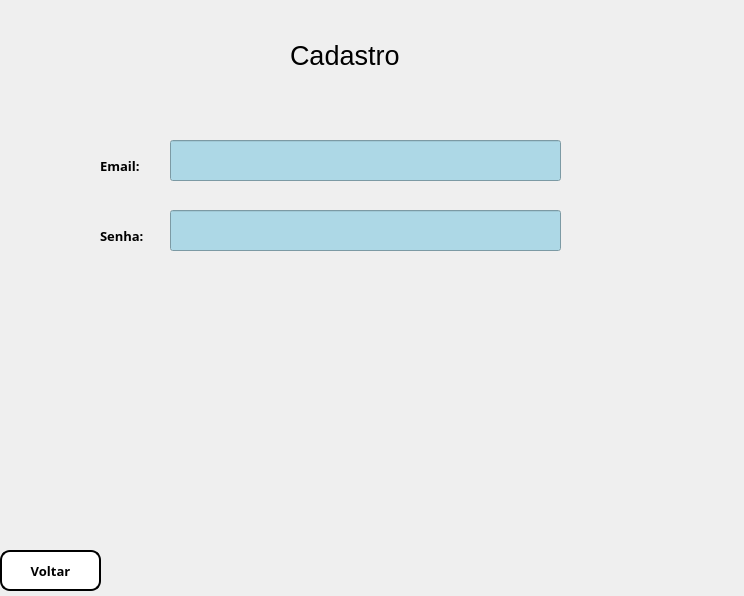
<?xml version="1.0" encoding="UTF-8"?>
<ui version="4.0">
 <class>Form</class>
 <widget class="QWidget" name="Form">
  <property name="geometry">
   <rect>
    <x>0</x>
    <y>0</y>
    <width>744</width>
    <height>596</height>
   </rect>
  </property>
  <property name="windowTitle">
   <string>Form</string>
  </property>
  <widget class="QLabel" name="label">
   <property name="geometry">
    <rect>
     <x>290</x>
     <y>10</y>
     <width>291</width>
     <height>91</height>
    </rect>
   </property>
   <property name="font">
    <font>
     <pointsize>20</pointsize>
    </font>
   </property>
   <property name="text">
    <string>Cadastro</string>
   </property>
  </widget>
  <widget class="QLineEdit" name="traducao">
   <property name="geometry">
    <rect>
     <x>170</x>
     <y>210</y>
     <width>391</width>
     <height>41</height>
    </rect>
   </property>
   <property name="font">
    <font>
     <family>Rockwell Extra Bold</family>
     <pointsize>20</pointsize>
     <weight>75</weight>
     <bold>true</bold>
    </font>
   </property>
   <property name="styleSheet">
    <string notr="true">background-color: lightblue; /* Azul claro */
</string>
   </property>
   <property name="text">
    <string/>
   </property>
  </widget>
  <widget class="QLineEdit" name="palavra">
   <property name="geometry">
    <rect>
     <x>170</x>
     <y>140</y>
     <width>391</width>
     <height>41</height>
    </rect>
   </property>
   <property name="font">
    <font>
     <family>Rockwell Extra Bold</family>
     <pointsize>20</pointsize>
     <weight>75</weight>
     <bold>true</bold>
    </font>
   </property>
   <property name="styleSheet">
    <string notr="true">background-color: lightblue; /* Azul claro */
</string>
   </property>
   <property name="text">
    <string/>
   </property>
  </widget>
  <widget class="QLabel" name="label_4">
   <property name="geometry">
    <rect>
     <x>100</x>
     <y>150</y>
     <width>191</width>
     <height>31</height>
    </rect>
   </property>
   <property name="font">
    <font>
     <family>Rockwell Extra Bold</family>
     <pointsize>10</pointsize>
     <weight>75</weight>
     <bold>true</bold>
    </font>
   </property>
   <property name="text">
    <string>Email:</string>
   </property>
  </widget>
  <widget class="QLabel" name="label_5">
   <property name="geometry">
    <rect>
     <x>100</x>
     <y>220</y>
     <width>191</width>
     <height>31</height>
    </rect>
   </property>
   <property name="font">
    <font>
     <family>Rockwell Extra Bold</family>
     <pointsize>10</pointsize>
     <weight>75</weight>
     <bold>true</bold>
    </font>
   </property>
   <property name="text">
    <string>Senha:</string>
   </property>
  </widget>
  <widget class="QPushButton" name="confirm_4">
   <property name="geometry">
    <rect>
     <x>0</x>
     <y>550</y>
     <width>101</width>
     <height>41</height>
    </rect>
   </property>
   <property name="font">
    <font>
     <family>Rockwell Extra Bold</family>
     <pointsize>10</pointsize>
     <weight>75</weight>
     <bold>true</bold>
    </font>
   </property>
   <property name="styleSheet">
    <string notr="true">QPushButton {
    background-color:White;
    color: black;
    border-radius: 10px;
    border: 2px solid black;
}

QPushButton:hover {
    background-color: Gray;
    color: white;
    border: 2px solid white;
}

QPushButton:pressed {
    background-color:Gray;
    border: 2px solid yellow;
}</string>
   </property>
   <property name="text">
    <string>Voltar</string>
   </property>
  </widget>
 </widget>
 <resources/>
 <connections/>
</ui>
